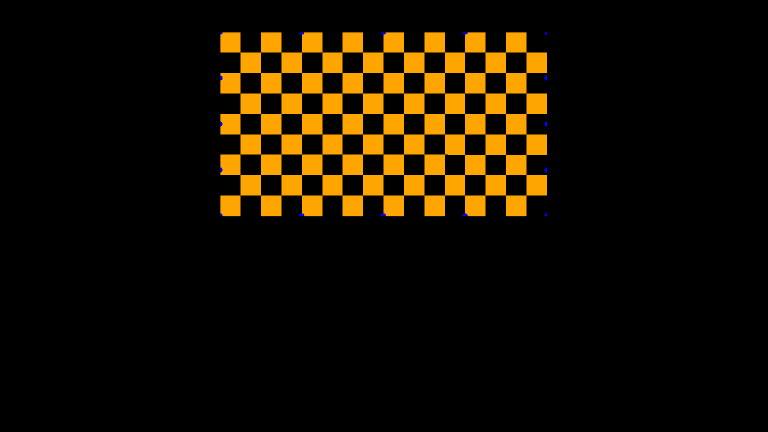
#> input picture opengl/pj1.PNG, 1536 x 864 px, found by its file name (shown at 1/2 size)
$ python findHomo.py
#> lines starting #> are read from the running program, lines starting #| are printed output that depends on the picture
import cv2
import numpy as np

img1 = cv2.imread("pj1.png")
#> img1 is the input picture: shape (864, 1536, 3); mean B, G, R 0.1, 14.9, 23
img2 = cv2.imread("chessboard.png")
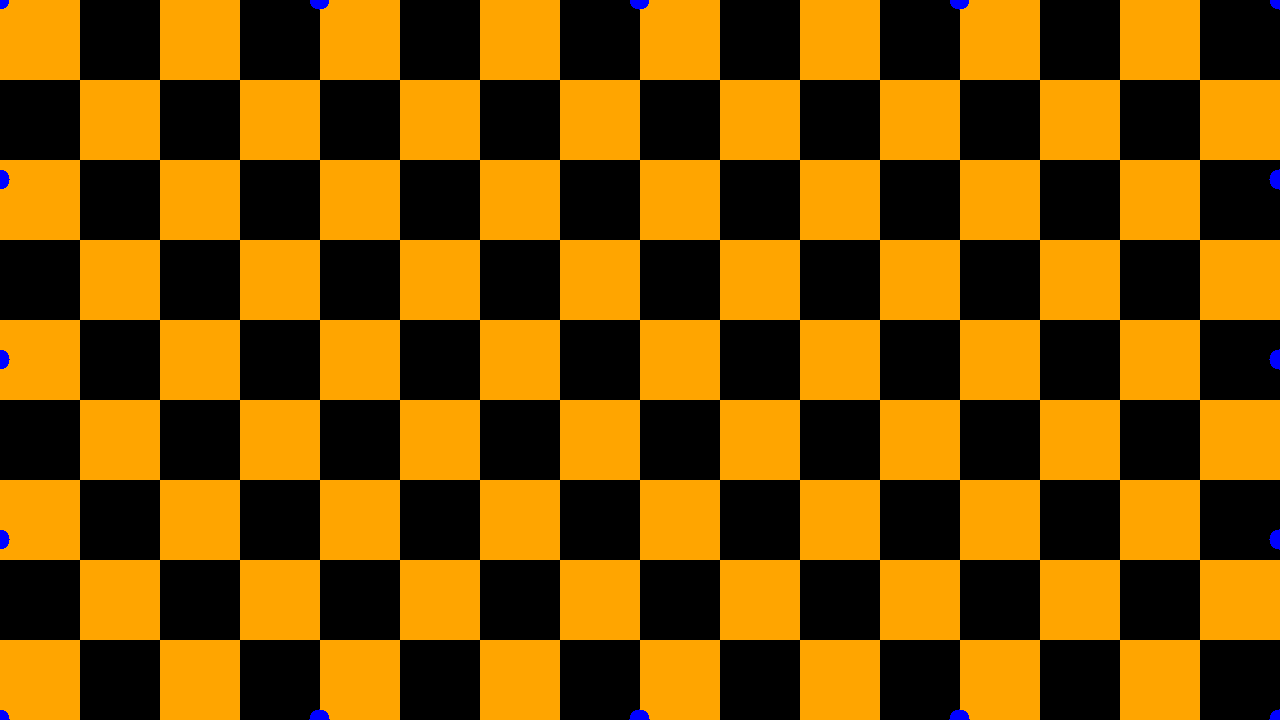
#> input picture opengl/chessboard.png, 1280 x 720 px
#> img2 is the input picture: shape (720, 1280, 3); mean B, G, R 0.6, 82.3, 127.2
img3 = cv2.imread("pj2.png")
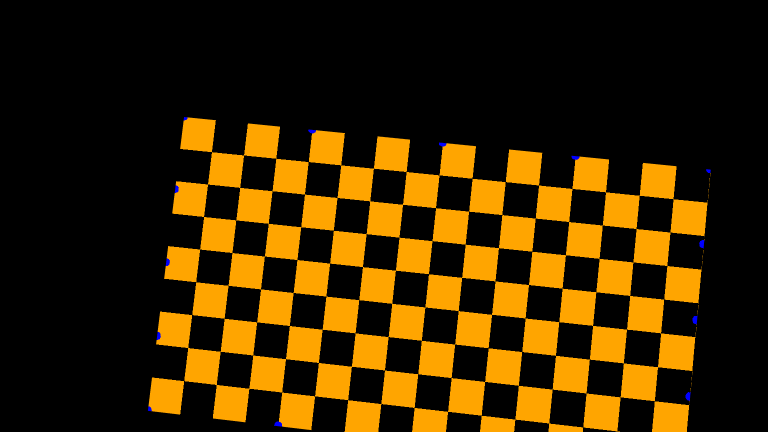
#> input picture opengl/pj2.PNG, 1536 x 864 px, found by its file name (shown at 1/2 size)
#> img3 is the input picture: shape (864, 1536, 3); mean B, G, R 0.2, 38.1, 58.9

from matplotlib import pyplot as plt

# [22 lines of commented-out code are left out]
pj1_cord = np.loadtxt("pj1_cord.txt")
pj2_cord = np.loadtxt("pj2_cord.txt")
dst_pts = np.asarray(((int(pj1_cord[0][0]), int(pj1_cord[0][1])), (int(pj1_cord[1][0]), int(pj1_cord[1][1])), (int(pj1_cord[2][0]), int(pj1_cord[2][1])), (int(pj1_cord[3][0]), int(pj1_cord[3][1]))))
src_pts = np.asarray([(0, 0), (0, 720), (1280, 720), (1280, 0)])
h, mask = cv2.findHomography(dst_pts, src_pts, cv2.RANSAC)
dst_pts2 = np.asarray([[int(pj2_cord[0][0]), int(pj2_cord[0][1])], [int(pj2_cord[1][0]), int(pj2_cord[1][1])], [int(pj2_cord[2][0]), int(pj2_cord[2][1])], [int(pj2_cord[3][0]), int(pj2_cord[3][1])]])
h2, mask2 = cv2.findHomography(dst_pts2, src_pts, cv2.RANSAC)

# [4 lines of commented-out code are left out]
print("homo1\n", h)
print("homo2\n", h2)

height, width ,channels= img1.shape[:3]
#> height = 864; width = 1536; channels = 3
height, width = (720, 1280)
dst_img = cv2.warpPerspective(img3, h2, (width, height))
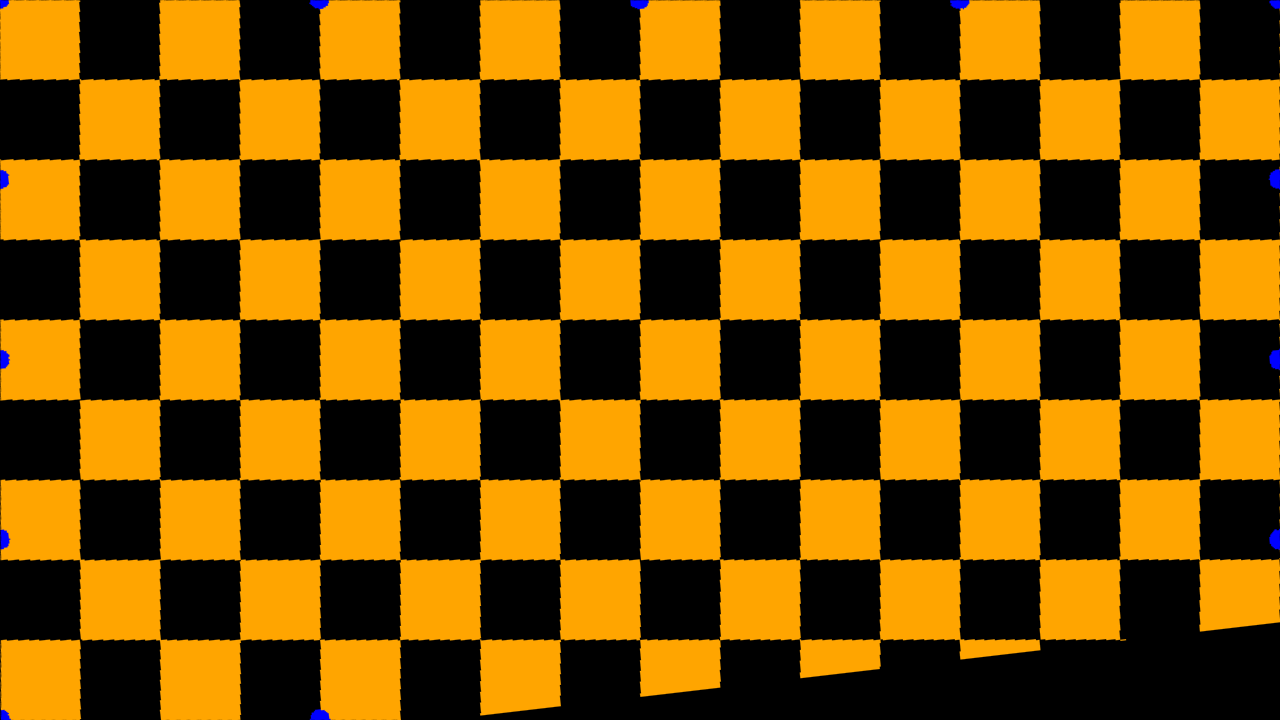
#> dst_img: shape (720, 1280, 3); mean B, G, R 0.5, 78.8, 121.8

cv2.imshow("dst_img",dst_img)
cv2.waitKey(0)

cv2.imwrite('dst_img.png',dst_img)
# else:
# cv2.imshow("dst_img",img1)
# cv2.waitKey(0)
